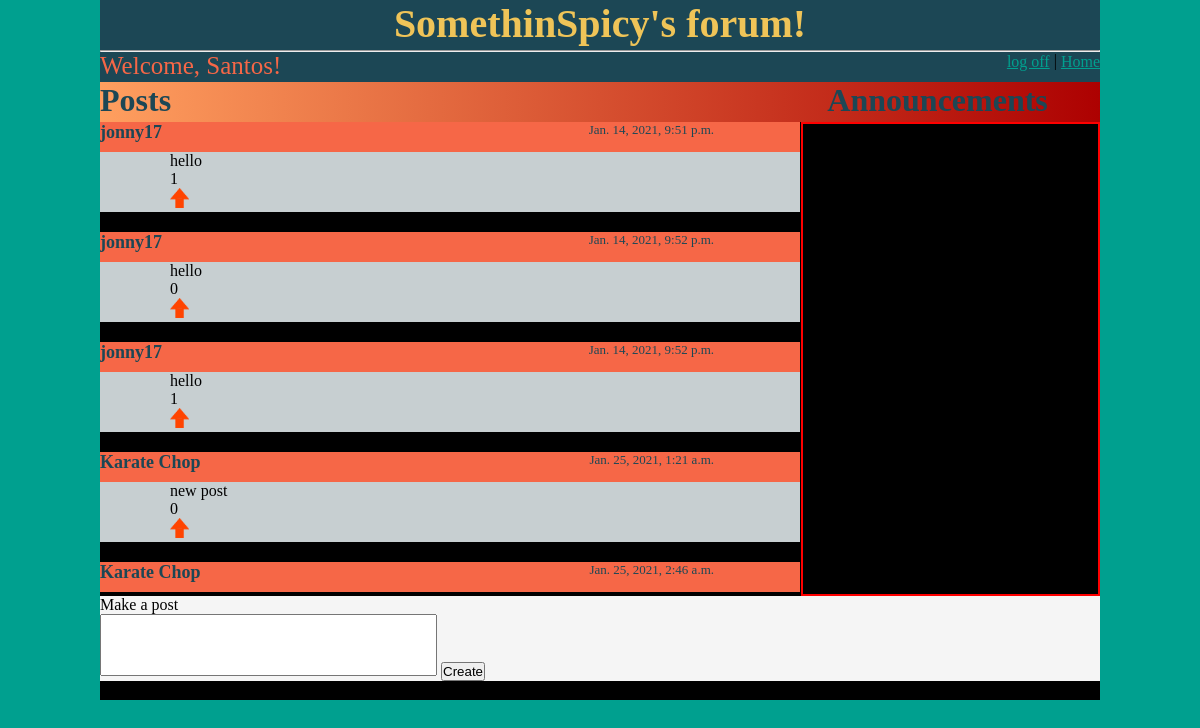
/forum (signed in), run on the app's committed database.
### spicyapp/models.py (models this page shows)
class User(models.Model):
    first_name = models.CharField(max_length=30)
    last_name = models.CharField(max_length=30)
    user_name = models.CharField(max_length = 255)
    email = models.EmailField(max_length=50)
    password = models.CharField(max_length=30)
    created_at = models.DateTimeField(auto_now_add=True)
    updated_at = models.DateTimeField(auto_now=True)
    objects = UserManager()

class Comment(models.Model):
    description = models.CharField(max_length=255)
    user = models.ForeignKey(User, related_name='comment_by', on_delete=models.CASCADE)
    likes = models.ManyToManyField(User, related_name='comment_like')
    created_at = models.DateTimeField(auto_now_add=True)
    updated_at = models.DateTimeField(auto_now=True)

### spicyapp/views.py (the view)
# urls.py: path('forum', views.forum),
def forum(request):
    context = {
        'user': User.objects.get(id=request.session['uuid']),
        'comments' : Comment.objects.all(),
    }
    return render(request, 'forum.html', context)

### spicyapp/templates/forum.html (shortened to what this page needs)
<!DOCTYPE html>
<html lang="en">
<head>
    {% load staticfiles %}
    <link rel="stylesheet" href="{% static 'css/forum.css' %}">
</head>
<body>
    <div class="container">
        <header><h1>SomethinSpicy's forum!</h1></header>
        <hr></hr>
        <p class="head">Welcome, {{ user.first_name }}!</p>
    <p class="nav">
        <a href="/logout">log off</a> |
        <a href="/main">Home</a>
    </p>
    <h1 class="f-head">Posts Announcements</h1>
    <div class="forum">
        {% for comment in comments%}
        <div class="comments">
            <div class="c-header">
                <h3 class="name">{{comment.user.user_name}}</h3>
                <p>{{comment.created_at}}</p>
            </div>
            <p>{{ comment.description }}</p>
            <p>{{comment.likes.all | length}}</p>
            {% if user not in comment.likes.all%}
            <p><a href="/forumlike/{{comment.id}}/{{user.id}}"><img src="{% static 'img/upvote.png' %}" height="20px" alt="upvote"></a></p>
            {% else %}
            <p><a href="/forumunlike/{{comment.id}}/{{user.id}}"><img src="{% static 'img/downvote.png' %}" height="20px" alt="upvote"></a></p>
            {% endif %}
        </div>
        {% endfor %}
    </div>
    <div class="announcements">
    </div>
    <form action="/comment/{{user.id}}" method="post">
        <p>Make a post</p>
        <textarea type='text' name = 'description' cols="40" rows="4"></textarea>
        <button type = 'submit'>Create</button>
    </form>
</div>
</body>
</html>

### spicyapp/static/css/forum.css (style rules this page uses)
* { margin: 0px; padding: 0px; }
body { margin: 0px auto; height: 700px; width: 1000px; background-color: #00A08f; }
.container { height: 700px; width: 1000px; background-color: black; }
header { text-align: center; height: 50px; background-color: #1c4755; color:#efc458; }
header h1 { font-size: 40px; }
.head { background-color: #1c4755; width: 802px; height: 30px; color:#f66747; font-size: 25px; float: left; }
.nav { height: 30px; width: 198px; text-align:end; vertical-align: top; background-color: #1c4755; float: left; }
.nav a { color: #00A08f; vertical-align:middle; }
form { background-color: whitesmoke; }
form textarea { resize: none; overflow: auto; }
.forum { display: inline-block; height: 470px; width: 700px; overflow: auto; background-color: black; }
.f-head { height: 70px; width: 1000px; background-image: linear-gradient(90deg,#ff9f5f ,#AD0101); vertical-align: bottom; color: #1c4755; word-spacing: 650px; }
.comments { width: 700px; margin-bottom: 20px; background-color: black; }
.c-header { height: 30px; width: 700px; vertical-align: bottom; background-color:#f66747; color: #1c4755; }
.name { display: inline-block; font-size: large; width: 400px; }
.comments p { background-color: #c7cfd1; padding-left: 10%; word-wrap: break-word; }
.c-header p { display: inline-block; text-align: right; vertical-align: top; width: 140px; font-size: small; background-color:#f66747; text-align: right; }
.announcements { float: right; height: 470px; width:295px; vertical-align: top; border: 2px red solid; }

### data on the page
User: first_name "Santos"
Comment: user.user_name "jonny17", created_at "Jan. 14, 2021, 9:51 p.m.", description "hello", likes.all|length "1"
Comment: user.user_name "jonny17", created_at "Jan. 14, 2021, 9:52 p.m.", description "hello", likes.all|length "0"
Comment: user.user_name "jonny17", created_at "Jan. 14, 2021, 9:52 p.m.", description "hello", likes.all|length "1"
Comment: user.user_name "Karate Chop", created_at "Jan. 25, 2021, 1:21 a.m.", description "new post", likes.all|length "0"
Comment: user.user_name "Karate Chop", created_at "Jan. 25, 2021, 2:46 a.m."
